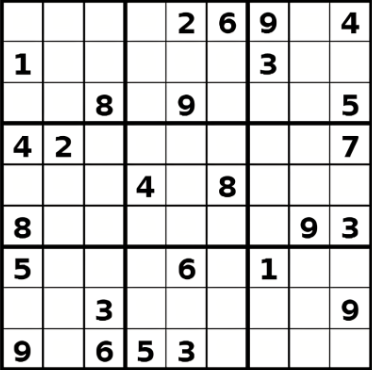
#> input picture test1.PNG, 372 x 370 px, found by its file name
$ jupyter execute --allow-errors Solving_Sudoku_Image.ipynb
#> lines starting #> are read from the running program, lines starting #| are printed output that depends on the picture; after the words box and inside, x2 and y2 are one past the last pixel; in counts of white or black regions, pixels touching at a corner belong together
[cell 1]
from PIL import Image
from PIL import ImageDraw
from PIL import ImageFont
from pytesseract import *
import cv2
import numpy as np
import matplotlib.pyplot as plt

#> (a cell that did not finish here is left out)

# Image is selected

[cell 3]
image = cv2.imread('test1.png')
#> image is the input picture: shape (370, 372, 3); mean B, G, R 213.2, 213.5, 213.6
plt.imshow(image)

# The image is processed to remove the vertical and horizontal lines.

[cell 4]
gray = cv2.cvtColor(image,cv2.COLOR_BGR2GRAY)
thresh = cv2.threshold(gray, 0, 255, cv2.THRESH_BINARY_INV + cv2.THRESH_OTSU)[1]
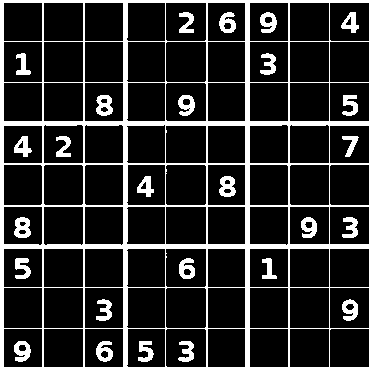
#> thresh: shape (370, 372); 17.3% white; 27 white regions, largest, box (x1, y1, x2, y2) and area: (0, 0, 372, 370) 18276, (14, 217, 31, 238) 248, (219, 176, 236, 197) 242

# Remove horizontal
horizontal_kernel = cv2.getStructuringElement(cv2.MORPH_RECT, (100,1))
detected_lines = cv2.morphologyEx(thresh, cv2.MORPH_OPEN, horizontal_kernel, iterations=2)
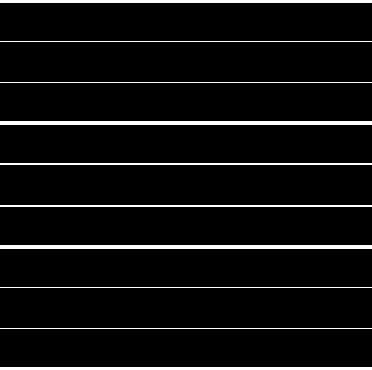
#> detected_lines: shape (370, 372); 5.9% white; 10 white regions
cnts = cv2.findContours(detected_lines, cv2.RETR_EXTERNAL, cv2.CHAIN_APPROX_SIMPLE)
#> cnts = 10 contours, 4 with area under 20; largest, box (x1, y1, x2, y2) and area: (0, 245, 372, 249) 1113, (0, 121, 372, 125) 1113, (0, 367, 372, 370) 742, (0, 0, 372, 3) 742, (0, 205, 372, 207) 371, (0, 163, 372, 165) 371
cnts = cnts[0] if len(cnts) == 2 else cnts[1]
for c in cnts:
    cv2.drawContours(image, [c], -1, (255,255,255), 3)
#> this loop made 10 passes
#> c on passes 1 to 10: [[0, 367], [0, 369], [371, 369], [371, 367]], [[0, 328], [371, 328]], [[0, 287], [371, 287]], [[0, 245], [0, 248], [371, 248], [371, 245]], [[0, 205], [0, 206], [371, 206], [371, 205]], [[0, 163], [0, 164], [371, 164], [371, 163]], [[0, 121], [0, 124], [371, 124], [371, 121]], [[0, 82], [371, 82]], [[0, 41], [371, 41]], [[0, 0], [0, 2], [371, 2], [371, 0]]
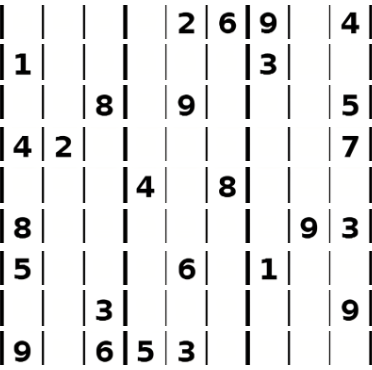
#> image: shape (370, 372, 3); 13.08% of pixels changed, all inside (x1, y1, x2, y2) = (0, 0, 372, 370)

# Remove Veritical
Vertical_kernel = cv2.getStructuringElement(cv2.MORPH_RECT, (1,100))
#> Vertical_kernel = 100 values from 1 to 1
detected_lines = cv2.morphologyEx(thresh, cv2.MORPH_OPEN, Vertical_kernel, iterations=2)
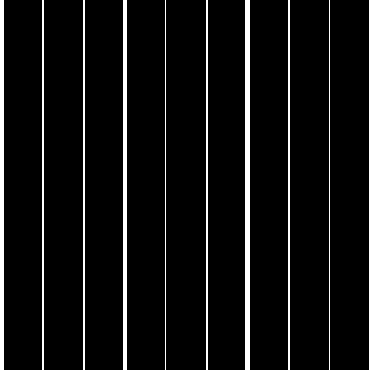
#> detected_lines: shape (370, 372); 7% white; 10 white regions
cnts = cv2.findContours(detected_lines, cv2.RETR_EXTERNAL, cv2.CHAIN_APPROX_SIMPLE)
#> cnts = 10 contours, 2 with area under 20; largest, box (x1, y1, x2, y2) and area: (245, 0, 250, 370) 1476, (123, 0, 127, 370) 1107, (0, 0, 4, 370) 1107, (369, 0, 372, 370) 738, (288, 0, 290, 370) 369, (206, 0, 208, 370) 369, (83, 0, 85, 370) 369, (42, 0, 44, 370) 369
cnts = cnts[0] if len(cnts) == 2 else cnts[1]
for c in cnts:
    cv2.drawContours(image, [c], -1, (255,255,255), 3)
#> this loop made 10 passes
#> c on passes 1 to 10: [[369, 0], [369, 369], [371, 369], [371, 0]], [[329, 0], [329, 369]], [[288, 0], [288, 369], [289, 369], [289, 0]], [[245, 0], [245, 369], [249, 369], [249, 0]], [[206, 0], [206, 369], [207, 369], [207, 0]], [[165, 0], [165, 369]], [[123, 0], [123, 369], [126, 369], [126, 0]], [[83, 0], [83, 369], [84, 369], [84, 0]], [[42, 0], [42, 369], [43, 369], [43, 0]], [[0, 0], [0, 369], [3, 369], [3, 0]]
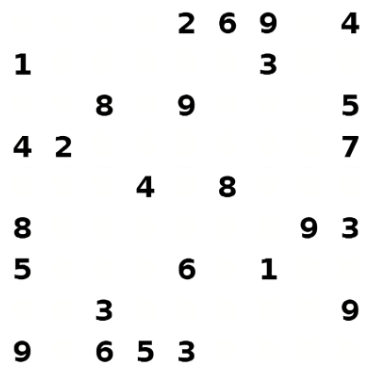
#> image: shape (370, 372, 3); 11.09% of pixels changed, all inside (x1, y1, x2, y2) = (0, 5, 372, 365)

# Repair image
repair_kernel = cv2.getStructuringElement(cv2.MORPH_RECT, (1,2))
#> repair_kernel = [1, 1]
result1 = 255 - cv2.morphologyEx(255 - image, cv2.MORPH_CLOSE, repair_kernel, iterations=1)
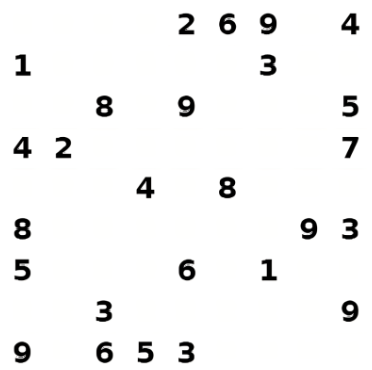
#> result1: shape (370, 372, 3); mean B, G, R 245, 245.2, 245.2

image = result1
gray = cv2.cvtColor(image,cv2.COLOR_BGR2GRAY)
thresh = cv2.threshold(gray, 0, 255, cv2.THRESH_BINARY_INV + cv2.THRESH_OTSU)[1]
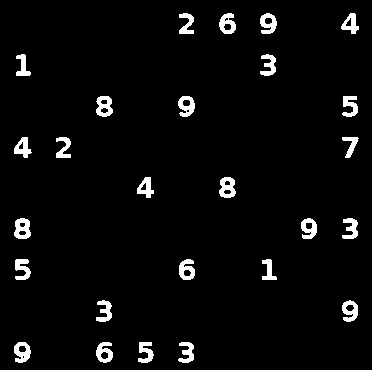
#> thresh: shape (370, 372); 4% white; 26 white regions, largest, box (x1, y1, x2, y2) and area: (14, 218, 31, 239) 251, (219, 177, 236, 198) 244, (96, 96, 113, 117) 238


plt.imshow(result1)

# Division of the image in 81x81 blocks

[cell 5]
im= result1
M = im.shape[0]//9
#> M = 41
N = im.shape[1]//9
#> N = 41
tiles = [im[x:x+M,y:y+N] for x in range(0,im.shape[0],M) for y in range(0,im.shape[1],N)]
#> tiles = 100 items

# Obtaining the values for each block

[cell 6]
matrix = np.zeros((100,), dtype=np.int64)

#> (the rest of this cell did not finish here and is left out)

# Solving Sudoku

[cell 7]
M = 9
'''0 means the cells where no value is assigned'''
#> (the rest of this cell did not finish here and is left out)

# Final response on the original image

[cell 8]
img = Image.open('test1.png')


I1 = ImageDraw.Draw(img)
font = ImageFont.truetype("AtariFontFullVersion-ZJ23.ttf",13)

# Add Text to an image
#> (the rest of this cell did not finish here and is left out)
